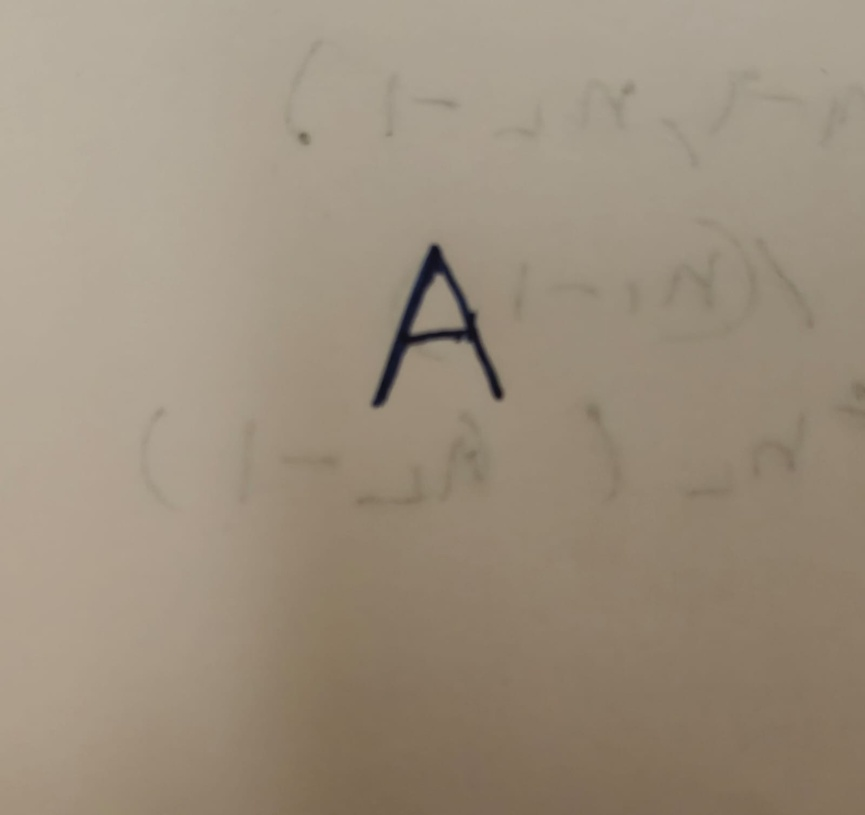
#> input picture data/img.jpeg, 865 x 815 px, shrunk from 1600 x 1508 before the run
$ python -i document_preprocessor.py   (imports and definitions only)
#> lines starting #> are read from the running program, lines starting #| are printed output that depends on the picture; after the words box and inside, x2 and y2 are one past the last pixel; in counts of white or black regions, pixels touching at a corner belong together
#> further down, picture is the input picture: shape (815, 865, 3); mean B, G, R 125.4, 143.2, 156.5
import cv2
import numpy as np

class DocumentPreprocessor:
    """
    Preprocess document images for OCR segmentation.
    Handles grayscale conversion, denoising, binarization, morphology.
    """
    def __init__(self, blur_kernel: tuple = (3,3), morph_kernel: tuple = (3,3)):
        self.blur_kernel = blur_kernel
        self.morph_kernel = np.ones(morph_kernel, np.uint8)

    def preprocess(self, image: np.ndarray) -> np.ndarray:
        """
        Full preprocessing pipeline.
        Input: RGB or BGR image (H,W,3)
        Output: Binary image (H,W) - text as white, background as black or vice versa
        """
        # Convert to grayscale
        if len(image.shape) == 3:
            gray = cv2.cvtColor(image, cv2.COLOR_BGR2GRAY)
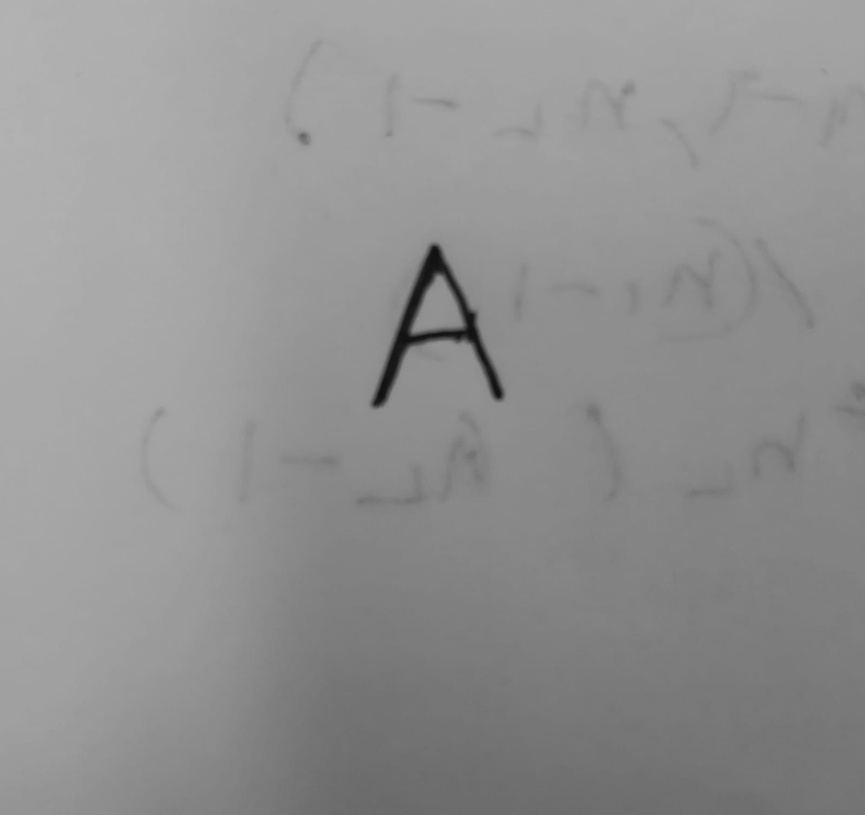
#> gray: shape (815, 865); min 15, max 179, mean 145.1
        else:
            gray = image.copy()

        # Denoise
        blurred = cv2.GaussianBlur(gray, self.blur_kernel, 0)

        # Binarization using Otsu's method
        _, binary = cv2.threshold(blurred, 0, 255, cv2.THRESH_BINARY + cv2.THRESH_OTSU)
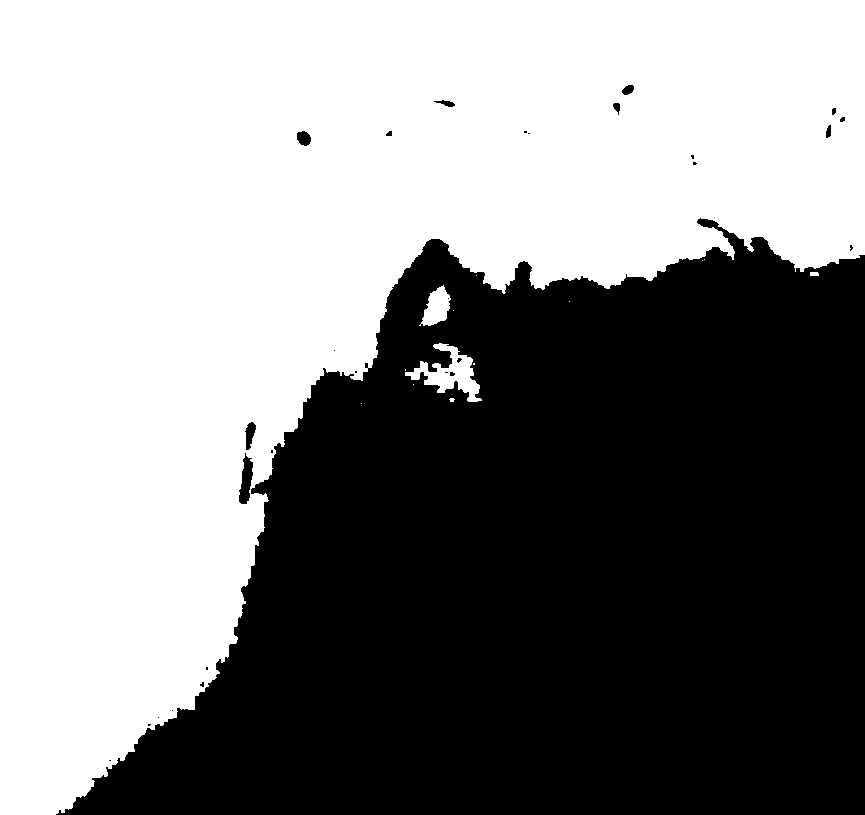
#> binary: shape (815, 865); 52.7% white; 29 black regions (18 under 20 px), largest, box (x1, y1, x2, y2) and area: (56, 218, 865, 815) 332400, (239, 453, 253, 504) 438, (245, 422, 256, 450) 187

        # Apply morphology to clean up
        cleaned = cv2.morphologyEx(binary, cv2.MORPH_CLOSE, self.morph_kernel)
#> cleaned: shape (815, 865); 52.7% white; 14 black regions (3 under 20 px), largest, box (x1, y1, x2, y2) and area: (58, 219, 865, 815) 332228, (239, 457, 253, 504) 429, (246, 423, 256, 450) 181
        cleaned = cv2.morphologyEx(cleaned, cv2.MORPH_OPEN, self.morph_kernel)
#> cleaned: shape (815, 865); 52.7% white; 13 black regions (3 under 20 px), largest, box (x1, y1, x2, y2) and area: (58, 219, 865, 815) 332753, (246, 423, 256, 450) 181, (297, 131, 311, 146) 160

        return cleaned

    def invert_if_needed(self, binary: np.ndarray) -> np.ndarray:
        """Ensure text is foreground (255) on background (0)."""
        # If more background pixels, invert
        if np.mean(binary) > 127:
            return cv2.bitwise_not(binary)
        return binary

>>> import cv2
>>> picture = cv2.imread('../../data/img.jpeg')
>>> result = DocumentPreprocessor().preprocess(picture)
